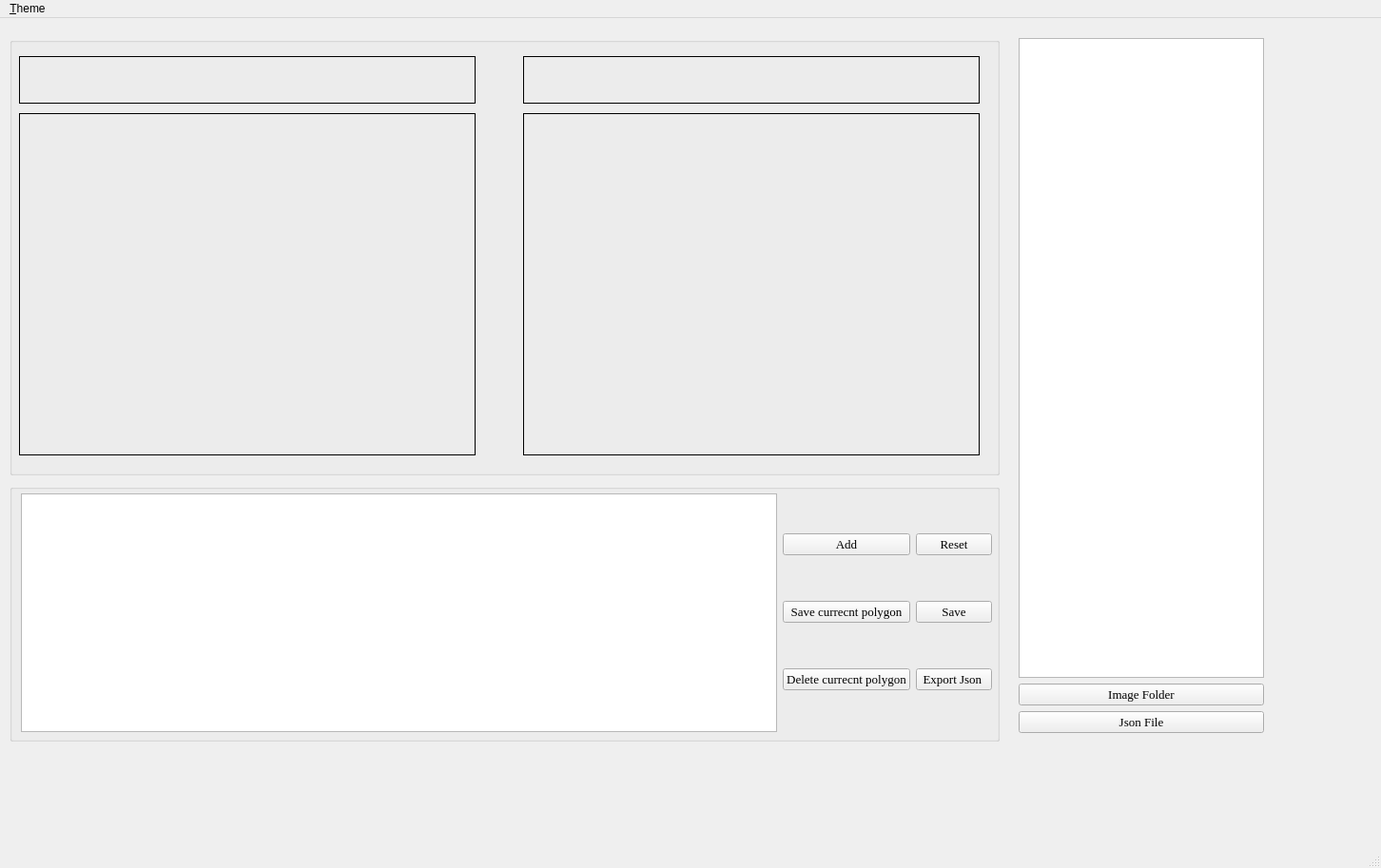
<?xml version="1.0" encoding="UTF-8"?>
<ui version="4.0">
 <class>MainWindow</class>
 <widget class="QMainWindow" name="MainWindow">
  <property name="geometry">
   <rect>
    <x>0</x>
    <y>0</y>
    <width>1452</width>
    <height>913</height>
   </rect>
  </property>
  <property name="windowTitle">
   <string>MainWindow</string>
  </property>
  <widget class="QWidget" name="centralwidget">
   <widget class="QGroupBox" name="groupBox">
    <property name="geometry">
     <rect>
      <x>10</x>
      <y>20</y>
      <width>1041</width>
      <height>461</height>
     </rect>
    </property>
    <property name="title">
     <string/>
    </property>
    <widget class="QLabel" name="label_show1">
     <property name="geometry">
      <rect>
       <x>10</x>
       <y>20</y>
       <width>480</width>
       <height>50</height>
      </rect>
     </property>
     <property name="font">
      <font>
       <family>Times New Roman</family>
       <pointsize>14</pointsize>
      </font>
     </property>
     <property name="frameShape">
      <enum>QFrame::Box</enum>
     </property>
     <property name="text">
      <string/>
     </property>
     <property name="alignment">
      <set>Qt::AlignCenter</set>
     </property>
    </widget>
    <widget class="QLabel" name="show_1">
     <property name="geometry">
      <rect>
       <x>10</x>
       <y>80</y>
       <width>480</width>
       <height>360</height>
      </rect>
     </property>
     <property name="frameShape">
      <enum>QFrame::Box</enum>
     </property>
     <property name="text">
      <string/>
     </property>
    </widget>
    <widget class="QLabel" name="label_show2">
     <property name="geometry">
      <rect>
       <x>540</x>
       <y>20</y>
       <width>480</width>
       <height>50</height>
      </rect>
     </property>
     <property name="font">
      <font>
       <family>Times New Roman</family>
       <pointsize>14</pointsize>
      </font>
     </property>
     <property name="frameShape">
      <enum>QFrame::Box</enum>
     </property>
     <property name="text">
      <string/>
     </property>
     <property name="alignment">
      <set>Qt::AlignCenter</set>
     </property>
    </widget>
    <widget class="QWidget" name="widget" native="true">
     <property name="geometry">
      <rect>
       <x>540</x>
       <y>80</y>
       <width>481</width>
       <height>361</height>
      </rect>
     </property>
     <widget class="QLabel" name="show_2">
      <property name="geometry">
       <rect>
        <x>0</x>
        <y>0</y>
        <width>480</width>
        <height>360</height>
       </rect>
      </property>
      <property name="frameShape">
       <enum>QFrame::Box</enum>
      </property>
      <property name="text">
       <string/>
      </property>
     </widget>
    </widget>
   </widget>
   <widget class="QGroupBox" name="groupBox_2">
    <property name="geometry">
     <rect>
      <x>10</x>
      <y>490</y>
      <width>1041</width>
      <height>271</height>
     </rect>
    </property>
    <property name="font">
     <font>
      <family>Times New Roman</family>
      <pointsize>14</pointsize>
     </font>
    </property>
    <property name="title">
     <string/>
    </property>
    <widget class="QWidget" name="">
     <property name="geometry">
      <rect>
       <x>12</x>
       <y>10</y>
       <width>1021</width>
       <height>251</height>
      </rect>
     </property>
     <layout class="QHBoxLayout" name="horizontalLayout">
      <item>
       <widget class="QListWidget" name="txt_list">
        <property name="font">
         <font>
          <family>Times New Roman</family>
          <pointsize>12</pointsize>
          <weight>75</weight>
          <bold>true</bold>
         </font>
        </property>
       </widget>
      </item>
      <item>
       <layout class="QVBoxLayout" name="verticalLayout">
        <item>
         <widget class="QPushButton" name="push_add">
          <property name="font">
           <font>
            <pointsize>10</pointsize>
           </font>
          </property>
          <property name="text">
           <string>Add</string>
          </property>
         </widget>
        </item>
        <item>
         <widget class="QPushButton" name="push_save_polygon">
          <property name="font">
           <font>
            <pointsize>10</pointsize>
           </font>
          </property>
          <property name="text">
           <string>Save currecnt polygon</string>
          </property>
         </widget>
        </item>
        <item>
         <widget class="QPushButton" name="push_delete_polygon">
          <property name="font">
           <font>
            <pointsize>10</pointsize>
           </font>
          </property>
          <property name="text">
           <string>Delete currecnt polygon</string>
          </property>
         </widget>
        </item>
       </layout>
      </item>
      <item>
       <layout class="QVBoxLayout" name="verticalLayout_3">
        <item>
         <widget class="QPushButton" name="push_reset">
          <property name="font">
           <font>
            <pointsize>10</pointsize>
           </font>
          </property>
          <property name="text">
           <string>Reset</string>
          </property>
         </widget>
        </item>
        <item>
         <widget class="QPushButton" name="push_save">
          <property name="font">
           <font>
            <pointsize>10</pointsize>
           </font>
          </property>
          <property name="text">
           <string>Save</string>
          </property>
         </widget>
        </item>
        <item>
         <widget class="QPushButton" name="push_export">
          <property name="font">
           <font>
            <pointsize>10</pointsize>
           </font>
          </property>
          <property name="text">
           <string>Export Json </string>
          </property>
         </widget>
        </item>
       </layout>
      </item>
     </layout>
    </widget>
   </widget>
   <widget class="QWidget" name="">
    <property name="geometry">
     <rect>
      <x>1071</x>
      <y>21</y>
      <width>258</width>
      <height>731</height>
     </rect>
    </property>
    <layout class="QVBoxLayout" name="verticalLayout_2">
     <item>
      <widget class="QListWidget" name="file_list"/>
     </item>
     <item>
      <widget class="QPushButton" name="push_select">
       <property name="font">
        <font>
         <family>Times New Roman</family>
         <pointsize>10</pointsize>
        </font>
       </property>
       <property name="text">
        <string>Image Folder</string>
       </property>
      </widget>
     </item>
     <item>
      <widget class="QPushButton" name="push_select_2">
       <property name="font">
        <font>
         <family>Times New Roman</family>
         <pointsize>10</pointsize>
        </font>
       </property>
       <property name="text">
        <string>Json File</string>
       </property>
      </widget>
     </item>
    </layout>
   </widget>
  </widget>
  <widget class="QStatusBar" name="statusbar"/>
  <widget class="QMenuBar" name="menubar">
   <property name="geometry">
    <rect>
     <x>0</x>
     <y>0</y>
     <width>1452</width>
     <height>25</height>
    </rect>
   </property>
   <widget class="QMenu" name="menu_Theme">
    <property name="title">
     <string>&amp;Theme</string>
    </property>
    <addaction name="separator"/>
    <addaction name="action_dark_teal"/>
    <addaction name="action_light_teal"/>
   </widget>
   <addaction name="menu_Theme"/>
  </widget>
  <action name="action_dark_amber">
   <property name="text">
    <string>Dark_Amber</string>
   </property>
  </action>
  <action name="action_dark_blue">
   <property name="text">
    <string>Dark_Blue</string>
   </property>
  </action>
  <action name="action_light_amber">
   <property name="text">
    <string>Light_Amber</string>
   </property>
  </action>
  <action name="action_light_blue">
   <property name="text">
    <string>&amp;Light_Blue</string>
   </property>
  </action>
  <action name="action_dark_teal">
   <property name="text">
    <string>&amp;Dark Teal</string>
   </property>
  </action>
  <action name="action_light_teal">
   <property name="text">
    <string>&amp;Light Teal</string>
   </property>
  </action>
  <action name="action_light_red">
   <property name="text">
    <string>&amp;Light_Red</string>
   </property>
  </action>
  <action name="action_dark_red">
   <property name="text">
    <string>&amp;Dark_Red</string>
   </property>
  </action>
  <action name="action_Dark_Pink">
   <property name="text">
    <string>&amp;Dark_Pink</string>
   </property>
  </action>
  <action name="actionLight_Pink">
   <property name="text">
    <string>Light_Pink</string>
   </property>
  </action>
  <action name="actionDark_Lightgreen">
   <property name="text">
    <string>Dark_Lightgreen</string>
   </property>
  </action>
  <action name="actionLight_Lightgreen">
   <property name="text">
    <string>Light_Lightgreen</string>
   </property>
  </action>
 </widget>
 <resources/>
 <connections/>
</ui>
